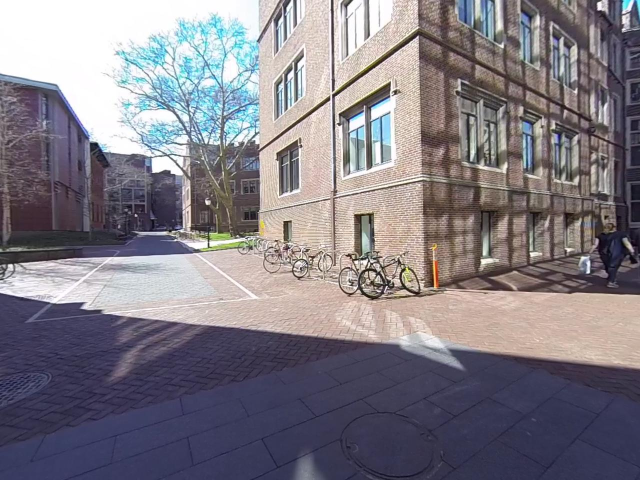
#> input picture Data/1.jpg, 1280 x 960 px, given in place of 1.jpeg, which was not available (shown at 1/2 size)
$ python FeatureMatching.py
#> lines starting #> are read from the running program, lines starting #| are printed output that depends on the picture; pictures that were not available may be replaced by others from this repository, and a replacement may not be noted
import cv2
import sys

sys.dont_write_bytecode = True


# [12 lines of commented-out code are left out]

f = open("matching1.txt", "w+")

img1 = cv2.imread("Images/1.jpeg")
#> img1 is the input picture: shape (960, 1280, 3); mean B, G, R 132.6, 124.3, 129
img2 = cv2.imread("Images/2.jpeg")
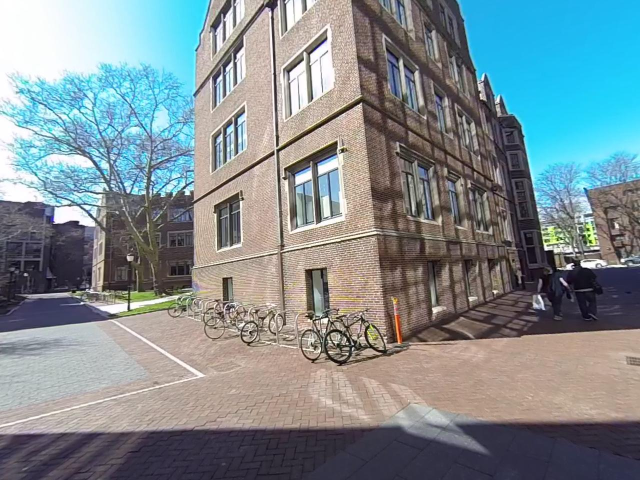
#> input picture Data/2.jpg, 1280 x 960 px, given in place of 2.jpeg, which was not available (shown at 1/2 size)
#> img2 is the input picture: shape (960, 1280, 3); mean B, G, R 144.9, 140.6, 127.7

gray1 = cv2.cvtColor(img1, cv2.COLOR_BGR2GRAY)
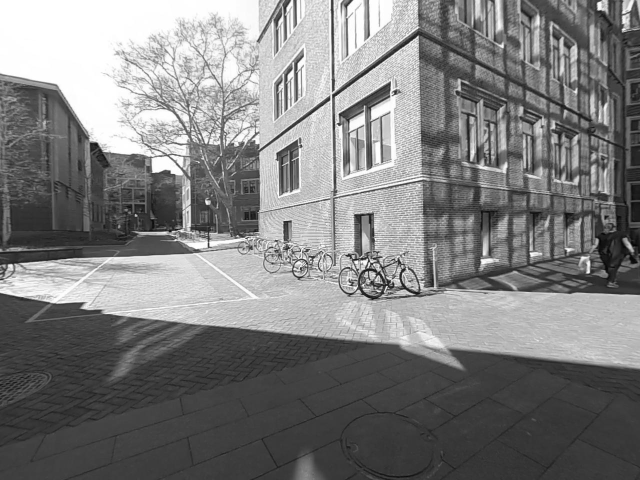
#> gray1: shape (960, 1280) (shown at 1/2 size); min 2, max 255, mean 126.6
gray2 = cv2.cvtColor(img2, cv2.COLOR_BGR2GRAY)
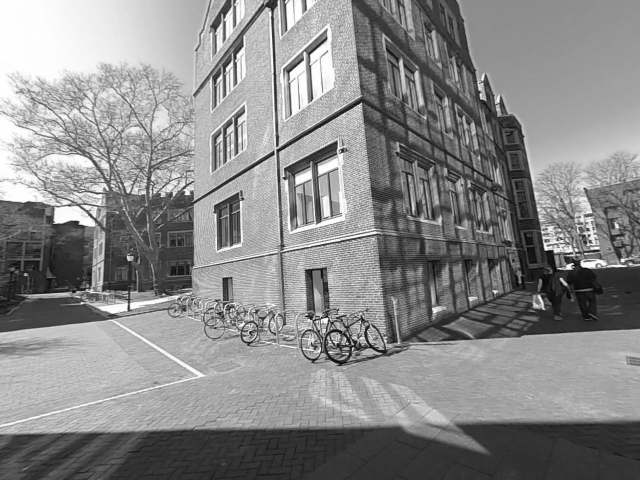
#> gray2: shape (960, 1280) (shown at 1/2 size); min 1, max 255, mean 137.2

# ORB Detector
orb = cv2.ORB_create()
kp1, des1 = orb.detectAndCompute(gray1, None)
#> kp1 = 500 keypoints; strongest (x, y, size): (600, 502, 31), (738, 526, 31), (742, 527, 37.2), (621, 517, 31)
kp2, des2 = orb.detectAndCompute(gray2, None)
#> kp2 = 500 keypoints; strongest (x, y, size): (655, 637, 31), (706, 695, 31), (654, 637, 37.2), (693, 687, 31)

# Brute Force Matching
bf = cv2.BFMatcher(cv2.NORM_HAMMING, crossCheck=True)
matches = bf.match(des1, des2)
#> matches = 181 matches
matches = sorted(matches, key=lambda x: x.distance)

matching_result = cv2.drawMatches(
    img1, kp1, img2, kp2, matches[:50], None, flags=2)
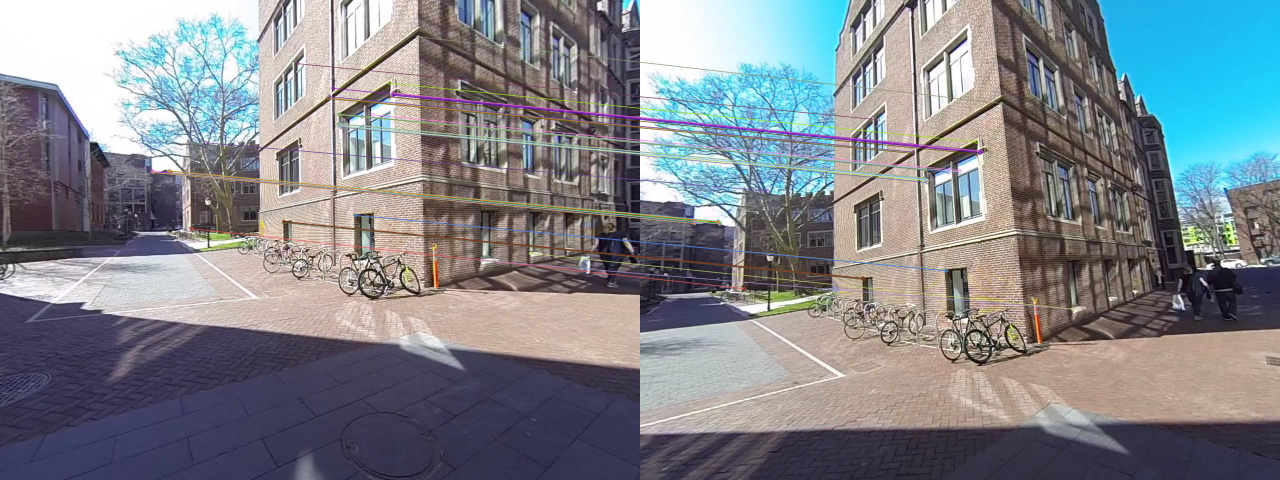
#> matching_result: shape (960, 2560, 3) (shown at 1/2 size); mean B, G, R 138.4, 132.1, 128.6

for i in range(len(matches)):
    f.write(str(matches[i]))

# [4 lines of commented-out code are left out]
cv2.namedWindow('Matching result', cv2.WINDOW_NORMAL)
cv2.resizeWindow('Matching result', 1000, 600)

# cv2.imshow("Img1", img1)
# cv2.imshow("Img2", img2)
cv2.imshow("Matching result", matching_result)
cv2.waitKey(0)
cv2.destroyAllWindows()
f.close()
